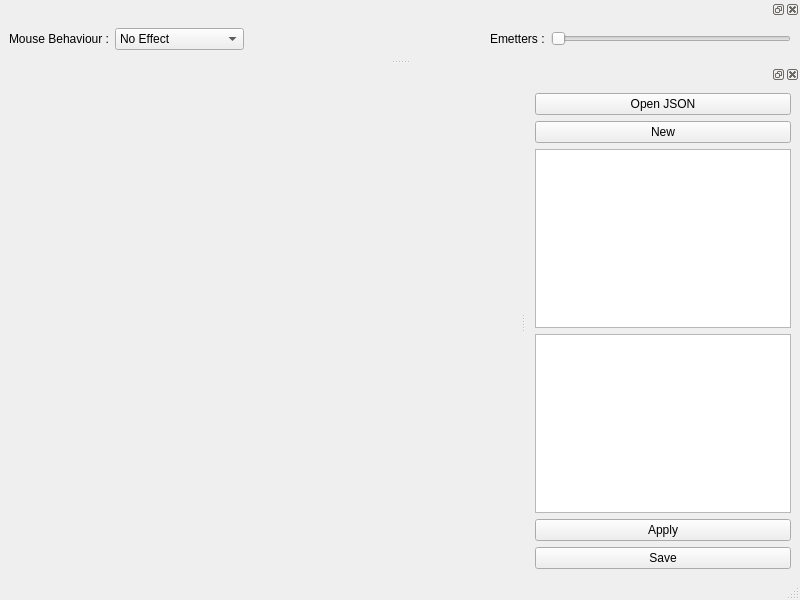
<?xml version="1.0" encoding="UTF-8"?>
<ui version="4.0">
 <class>MainWindow</class>
 <widget class="QMainWindow" name="MainWindow">
  <property name="geometry">
   <rect>
    <x>0</x>
    <y>0</y>
    <width>800</width>
    <height>600</height>
   </rect>
  </property>
  <property name="windowTitle">
   <string>MainWindow</string>
  </property>
  <widget class="QWidget" name="centralwidget">
   <layout class="QHBoxLayout" name="horizontalLayout_2">
    <item>
     <widget class="QWidget" name="leftSide" native="true">
      <property name="sizePolicy">
       <sizepolicy hsizetype="MinimumExpanding" vsizetype="Preferred">
        <horstretch>0</horstretch>
        <verstretch>0</verstretch>
       </sizepolicy>
      </property>
      <layout class="QVBoxLayout" name="leftSideLayout"/>
     </widget>
    </item>
   </layout>
  </widget>
  <widget class="QMenuBar" name="menubar">
   <property name="geometry">
    <rect>
     <x>0</x>
     <y>0</y>
     <width>800</width>
     <height>23</height>
    </rect>
   </property>
  </widget>
  <widget class="QStatusBar" name="statusbar"/>
  <widget class="QDockWidget" name="dockWidget">
   <attribute name="dockWidgetArea">
    <number>2</number>
   </attribute>
   <widget class="QWidget" name="dockWidgetContents">
    <layout class="QVBoxLayout" name="verticalLayout">
     <item>
      <widget class="QPushButton" name="btnOpen">
       <property name="text">
        <string>Open JSON</string>
       </property>
      </widget>
     </item>
     <item>
      <widget class="QPushButton" name="btnNew">
       <property name="text">
        <string>New</string>
       </property>
      </widget>
     </item>
     <item>
      <widget class="QTreeView" name="treeView">
       <property name="sizePolicy">
        <sizepolicy hsizetype="Expanding" vsizetype="Preferred">
         <horstretch>0</horstretch>
         <verstretch>0</verstretch>
        </sizepolicy>
       </property>
      </widget>
     </item>
     <item>
      <widget class="QPlainTextEdit" name="txtJson"/>
     </item>
     <item>
      <widget class="QPushButton" name="btnApply">
       <property name="text">
        <string>Apply</string>
       </property>
      </widget>
     </item>
     <item>
      <widget class="QPushButton" name="btnSave">
       <property name="text">
        <string>Save</string>
       </property>
      </widget>
     </item>
    </layout>
   </widget>
  </widget>
  <widget class="QDockWidget" name="dockWidget_2">
   <attribute name="dockWidgetArea">
    <number>4</number>
   </attribute>
   <widget class="QWidget" name="dockWidgetContents_2">
    <layout class="QHBoxLayout" name="horizontalLayout">
     <item>
      <widget class="QLabel" name="label">
       <property name="text">
        <string>Mouse Behaviour :</string>
       </property>
      </widget>
     </item>
     <item>
      <widget class="QComboBox" name="comboMouseBehaviour">
       <item>
        <property name="text">
         <string>No Effect</string>
        </property>
       </item>
       <item>
        <property name="text">
         <string>Move Emetter</string>
        </property>
       </item>
       <item>
        <property name="text">
         <string>Move Attract Point</string>
        </property>
       </item>
      </widget>
     </item>
     <item>
      <spacer name="horizontalSpacer">
       <property name="orientation">
        <enum>Qt::Horizontal</enum>
       </property>
       <property name="sizeHint" stdset="0">
        <size>
         <width>40</width>
         <height>20</height>
        </size>
       </property>
      </spacer>
     </item>
     <item>
      <widget class="QLabel" name="label_2">
       <property name="text">
        <string>Emetters :</string>
       </property>
      </widget>
     </item>
     <item>
      <widget class="QSlider" name="sliderEmetters">
       <property name="minimum">
        <number>1</number>
       </property>
       <property name="maximum">
        <number>5</number>
       </property>
       <property name="orientation">
        <enum>Qt::Horizontal</enum>
       </property>
      </widget>
     </item>
    </layout>
   </widget>
  </widget>
 </widget>
 <resources/>
 <connections/>
</ui>
